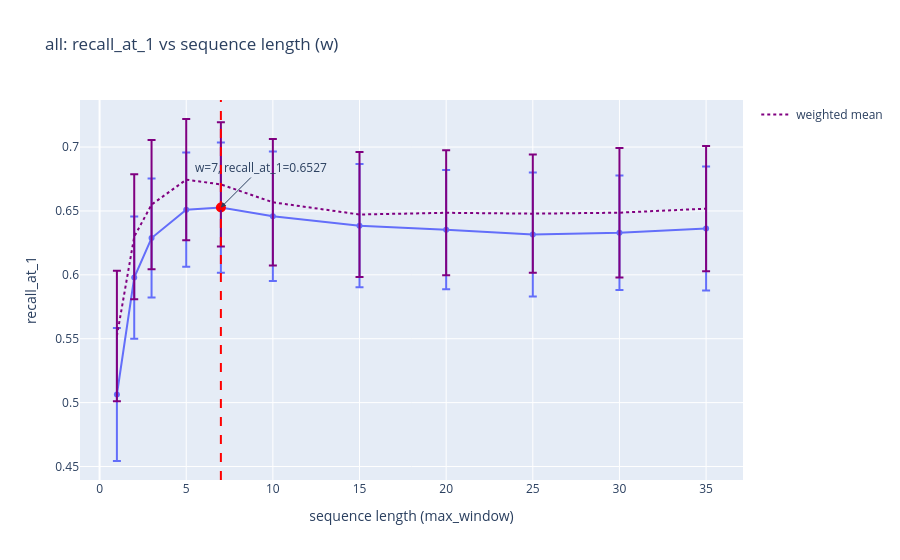
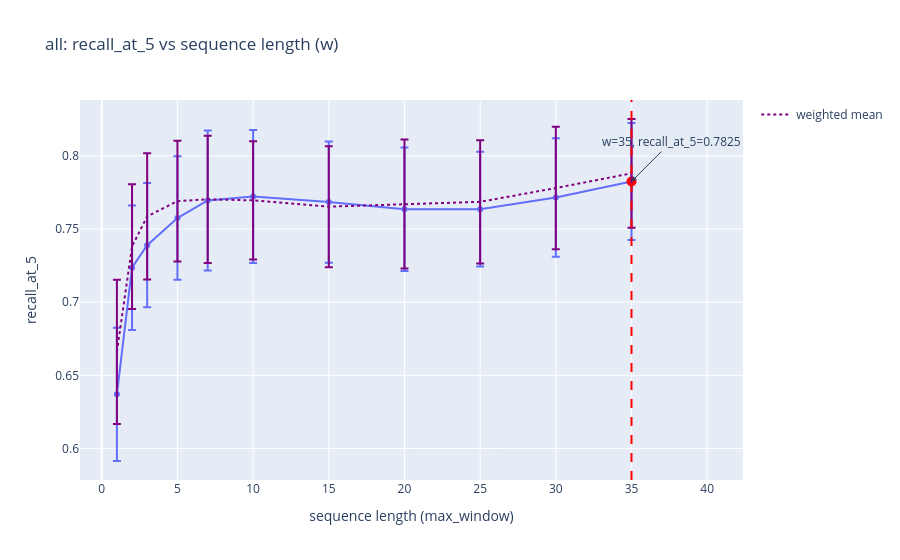
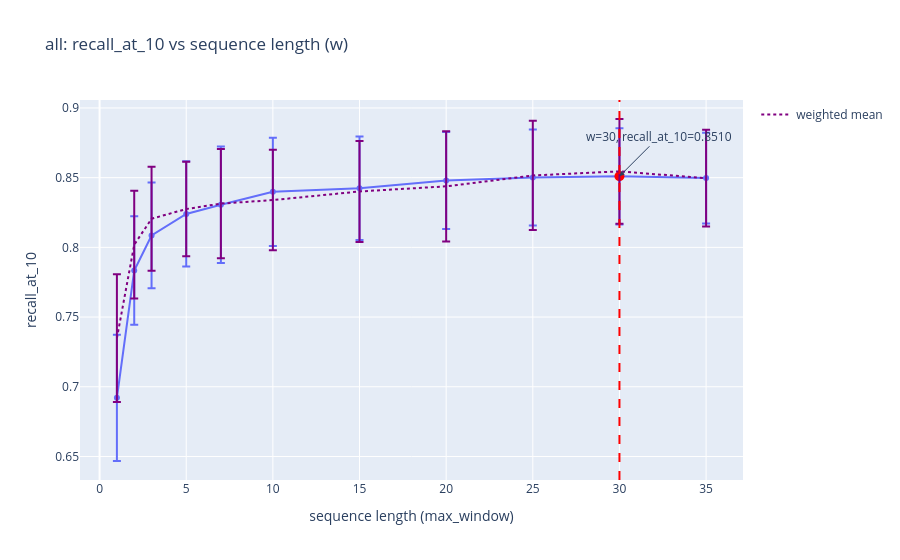
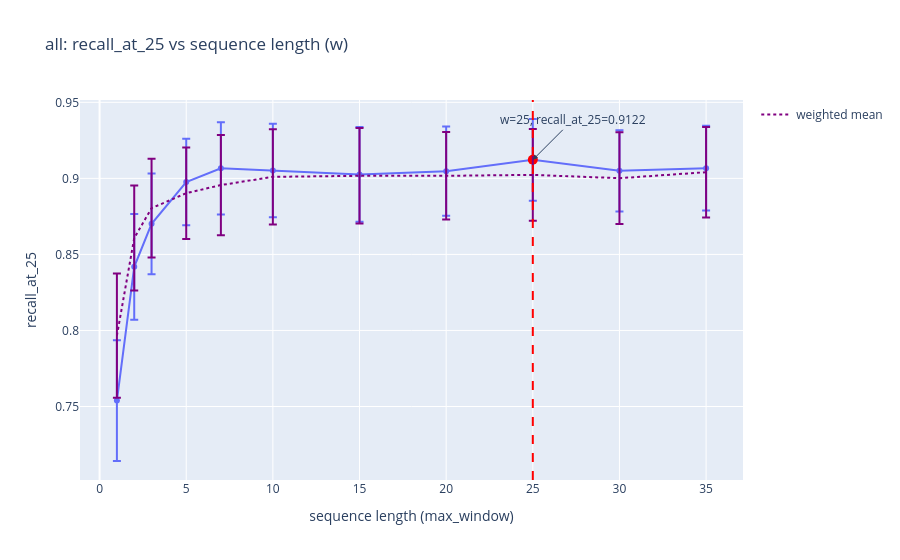

The notebook cell saved with these charts, in order:
### Code cell
plot_metrics_from_parquet(
    "/home/kartashov_ga/projects/GSLoc/data/tests/26-05-06/makarov/256xMegaloc/rerank_k_50/nearfilter_seq_report/pose-far-sim/summaryresults.parquet",
    "/home/kartashov_ga/projects/GSLoc/data/tests/26-05-06/makarov/256xMegaloc/rerank_k_100/nearfilter_seq_report/pose-far-sim/summaryresults.parquet",
    metrics=("recall_at_1", "recall_at_5", "recall_at_10", "recall_at_25"))

### Figure 1 — Plotly figure (JSON) as saved in the notebook; plotly's stock layout.template omitted (floating-point values rounded to 4 significant figures)
{"data": [{"error_y": {"array": [0.05206, 0.04787, 0.04658, 0.04477, 0.05096, 0.05063, 0.04822, 0.04669, 0.0485, 0.04478, 0.04849]}, "hovertemplate": "w=%{x}<br>recall_at_1=%{y}<extra></extra>", "legendgroup": "", "line": {"color": "#636efa", "dash": "solid"}, "marker": {"symbol": "circle"}, "mode": "lines+markers", "name": "", "orientation": "v", "showlegend": false, "type": "scatter", "x": [1, 2, 3, 5, 7, 10, 15, 20, 25, 30, 35], "xaxis": "x", "y": [0.5064, 0.5979, 0.6288, 0.651, 0.6527, 0.6458, 0.6385, 0.6353, 0.6315, 0.633, 0.6363], "yaxis": "y"}, {"marker": {"color": "red", "size": 10}, "mode": "markers", "name": "max", "showlegend": false, "type": "scatter", "x": [7], "y": [0.6527]}, {"error_y": {"array": [0.0511, 0.04896, 0.05057, 0.04748, 0.04863, 0.04954, 0.04888, 0.04895, 0.04629, 0.05072, 0.04898], "type": "data", "visible": true}, "line": {"color": "purple", "dash": "dot"}, "mode": "lines", "name": "weighted mean", "showlegend": true, "type": "scatter", "x": [1, 2, 3, 5, 7, 10, 15, 20, 25, 30, 35], "y": [0.5522, 0.6298, 0.655, 0.6745, 0.6708, 0.6568, 0.6472, 0.6486, 0.6479, 0.6486, 0.6518]}], "layout": {"annotations": [{"arrowhead": 2, "ax": 40, "ay": -40, "showarrow": true, "text": "w=7, recall_at_1=0.6527", "x": 7, "y": 0.6527}], "legend": {"tracegroupgap": 0}, "shapes": [{"line": {"color": "red", "dash": "dash"}, "type": "line", "x0": 7, "x1": 7, "xref": "x", "y0": 0, "y1": 1, "yref": "y domain"}], "title": {"text": "all: recall_at_1 vs sequence length (w)"}, "xaxis": {"anchor": "y", "domain": [0, 1], "title": {"text": "sequence length (max_window)"}}, "yaxis": {"anchor": "x", "domain": [0, 1], "title": {"text": "recall_at_1"}}}}

### Figure 2 — Plotly figure (JSON) as saved in the notebook; plotly's stock layout.template omitted (floating-point values rounded to 4 significant figures)
{"data": [{"error_y": {"array": [0.04556, 0.04258, 0.04246, 0.0422, 0.04778, 0.04539, 0.0414, 0.04225, 0.03919, 0.04047, 0.04004]}, "hovertemplate": "w=%{x}<br>recall_at_5=%{y}<extra></extra>", "legendgroup": "", "line": {"color": "#636efa", "dash": "solid"}, "marker": {"symbol": "circle"}, "mode": "lines+markers", "name": "", "orientation": "v", "showlegend": false, "type": "scatter", "x": [1, 2, 3, 5, 7, 10, 15, 20, 25, 30, 35], "xaxis": "x", "y": [0.637, 0.7236, 0.739, 0.7575, 0.7695, 0.7722, 0.7684, 0.7635, 0.7636, 0.7716, 0.7825], "yaxis": "y"}, {"marker": {"color": "red", "size": 10}, "mode": "markers", "name": "max", "showlegend": false, "type": "scatter", "x": [35], "y": [0.7825]}, {"error_y": {"array": [0.04927, 0.04263, 0.04315, 0.04133, 0.04351, 0.04044, 0.04137, 0.04412, 0.0421, 0.04183, 0.03713], "type": "data", "visible": true}, "line": {"color": "purple", "dash": "dot"}, "mode": "lines", "name": "weighted mean", "showlegend": true, "type": "scatter", "x": [1, 2, 3, 5, 7, 10, 15, 20, 25, 30, 35], "y": [0.6661, 0.738, 0.7586, 0.769, 0.7703, 0.7696, 0.7652, 0.767, 0.7686, 0.778, 0.788]}], "layout": {"annotations": [{"arrowhead": 2, "ax": 40, "ay": -40, "showarrow": true, "text": "w=35, recall_at_5=0.7825", "x": 35, "y": 0.7825}], "legend": {"tracegroupgap": 0}, "shapes": [{"line": {"color": "red", "dash": "dash"}, "type": "line", "x0": 35, "x1": 35, "xref": "x", "y0": 0, "y1": 1, "yref": "y domain"}], "title": {"text": "all: recall_at_5 vs sequence length (w)"}, "xaxis": {"anchor": "y", "domain": [0, 1], "title": {"text": "sequence length (max_window)"}}, "yaxis": {"anchor": "x", "domain": [0, 1], "title": {"text": "recall_at_5"}}}}

### Figure 3 — Plotly figure (JSON) as saved in the notebook; plotly's stock layout.template omitted (floating-point values rounded to 4 significant figures)
{"data": [{"error_y": {"array": [0.04529, 0.03887, 0.03794, 0.03777, 0.0418, 0.03875, 0.03706, 0.03474, 0.03442, 0.03451, 0.03256]}, "hovertemplate": "w=%{x}<br>recall_at_10=%{y}<extra></extra>", "legendgroup": "", "line": {"color": "#636efa", "dash": "solid"}, "marker": {"symbol": "circle"}, "mode": "lines+markers", "name": "", "orientation": "v", "showlegend": false, "type": "scatter", "x": [1, 2, 3, 5, 7, 10, 15, 20, 25, 30, 35], "xaxis": "x", "y": [0.692, 0.7834, 0.8085, 0.824, 0.8306, 0.8398, 0.8424, 0.848, 0.85, 0.851, 0.8497], "yaxis": "y"}, {"marker": {"color": "red", "size": 10}, "mode": "markers", "name": "max", "showlegend": false, "type": "scatter", "x": [30], "y": [0.851]}, {"error_y": {"array": [0.04581, 0.03864, 0.03735, 0.03389, 0.0392, 0.03607, 0.03624, 0.0395, 0.0392, 0.03756, 0.03471], "type": "data", "visible": true}, "line": {"color": "purple", "dash": "dot"}, "mode": "lines", "name": "weighted mean", "showlegend": true, "type": "scatter", "x": [1, 2, 3, 5, 7, 10, 15, 20, 25, 30, 35], "y": [0.7349, 0.8019, 0.8205, 0.8275, 0.8314, 0.8339, 0.8401, 0.8438, 0.8516, 0.8545, 0.8496]}], "layout": {"annotations": [{"arrowhead": 2, "ax": 40, "ay": -40, "showarrow": true, "text": "w=30, recall_at_10=0.8510", "x": 30, "y": 0.851}], "legend": {"tracegroupgap": 0}, "shapes": [{"line": {"color": "red", "dash": "dash"}, "type": "line", "x0": 30, "x1": 30, "xref": "x", "y0": 0, "y1": 1, "yref": "y domain"}], "title": {"text": "all: recall_at_10 vs sequence length (w)"}, "xaxis": {"anchor": "y", "domain": [0, 1], "title": {"text": "sequence length (max_window)"}}, "yaxis": {"anchor": "x", "domain": [0, 1], "title": {"text": "recall_at_10"}}}}

### Figure 4 — Plotly figure (JSON) as saved in the notebook; plotly's stock layout.template omitted (floating-point values rounded to 4 significant figures)
{"data": [{"error_y": {"array": [0.0397, 0.03479, 0.03309, 0.02843, 0.03032, 0.03076, 0.03115, 0.02932, 0.02684, 0.02675, 0.02784]}, "hovertemplate": "w=%{x}<br>recall_at_25=%{y}<extra></extra>", "legendgroup": "", "line": {"color": "#636efa", "dash": "solid"}, "marker": {"symbol": "circle"}, "mode": "lines+markers", "name": "", "orientation": "v", "showlegend": false, "type": "scatter", "x": [1, 2, 3, 5, 7, 10, 15, 20, 25, 30, 35], "xaxis": "x", "y": [0.7539, 0.8419, 0.8701, 0.8976, 0.9066, 0.9052, 0.9026, 0.9047, 0.9122, 0.905, 0.9067], "yaxis": "y"}, {"marker": {"color": "red", "size": 10}, "mode": "markers", "name": "max", "showlegend": false, "type": "scatter", "x": [25], "y": [0.9122]}, {"error_y": {"array": [0.04081, 0.03452, 0.03252, 0.03012, 0.03298, 0.03134, 0.03142, 0.02879, 0.03024, 0.03016, 0.02974], "type": "data", "visible": true}, "line": {"color": "purple", "dash": "dot"}, "mode": "lines", "name": "weighted mean", "showlegend": true, "type": "scatter", "x": [1, 2, 3, 5, 7, 10, 15, 20, 25, 30, 35], "y": [0.7966, 0.8608, 0.8804, 0.8903, 0.8956, 0.901, 0.9017, 0.9017, 0.9023, 0.9001, 0.9041]}], "layout": {"annotations": [{"arrowhead": 2, "ax": 40, "ay": -40, "showarrow": true, "text": "w=25, recall_at_25=0.9122", "x": 25, "y": 0.9122}], "legend": {"tracegroupgap": 0}, "shapes": [{"line": {"color": "red", "dash": "dash"}, "type": "line", "x0": 25, "x1": 25, "xref": "x", "y0": 0, "y1": 1, "yref": "y domain"}], "title": {"text": "all: recall_at_25 vs sequence length (w)"}, "xaxis": {"anchor": "y", "domain": [0, 1], "title": {"text": "sequence length (max_window)"}}, "yaxis": {"anchor": "x", "domain": [0, 1], "title": {"text": "recall_at_25"}}}}
